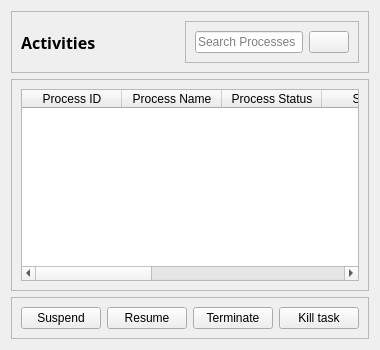
            <widget class="QWidget" name="activity">
             <layout class="QVBoxLayout" name="verticalLayout_6">
              <item>
               <widget class="QFrame" name="frame_2">
                <property name="frameShape">
                 <enum>QFrame::StyledPanel</enum>
                </property>
                <property name="frameShadow">
                 <enum>QFrame::Raised</enum>
                </property>
                <layout class="QHBoxLayout" name="horizontalLayout_10">
                 <item>
                  <widget class="QLabel" name="label_44">
                   <property name="font">
                    <font>
                     <family>Bahnschrift SemiBold</family>
                     <pointsize>12</pointsize>
                     <weight>75</weight>
                     <bold>true</bold>
                    </font>
                   </property>
                   <property name="text">
                    <string>Activities</string>
                   </property>
                  </widget>
                 </item>
                 <item alignment="Qt::AlignRight">
                  <widget class="QFrame" name="frame_5">
                   <property name="frameShape">
                    <enum>QFrame::StyledPanel</enum>
                   </property>
                   <property name="frameShadow">
                    <enum>QFrame::Raised</enum>
                   </property>
                   <layout class="QHBoxLayout" name="horizontalLayout_11">
                    <item>
                     <widget class="QLineEdit" name="activity_search">
                      <property name="placeholderText">
                       <string>Search Processes</string>
                      </property>
                     </widget>
                    </item>
                    <item>
                     <widget class="QPushButton" name="pushButton">
                      <property name="text">
                       <string/>
                      </property>
                      <property name="icon">
                       <iconset resource="../Python GUI/resources.qrc">
                        <normaloff>:/icons/icons/search.svg</normaloff>:/icons/icons/search.svg</iconset>
                      </property>
                     </widget>
                    </item>
                   </layout>
                  </widget>
                 </item>
                </layout>
               </widget>
              </item>
              <item>
               <widget class="QFrame" name="frame_3">
                <property name="frameShape">
                 <enum>QFrame::StyledPanel</enum>
                </property>
                <property name="frameShadow">
                 <enum>QFrame::Raised</enum>
                </property>
                <layout class="QVBoxLayout" name="verticalLayout_7">
                 <item>
                  <widget class="QTableWidget" name="tableWidget">
                   <property name="styleSheet">
                    <string notr="true"/>
                   </property>
                   <column>
                    <property name="text">
                     <string>Process ID</string>
                    </property>
                   </column>
                   <column>
                    <property name="text">
                     <string>Process Name</string>
                    </property>
                   </column>
                   <column>
                    <property name="text">
                     <string>Process Status</string>
                    </property>
                   </column>
                   <column>
                    <property name="text">
                     <string>Started</string>
                    </property>
                   </column>
                   <column>
                    <property name="text">
                     <string>Suspend</string>
                    </property>
                   </column>
                   <column>
                    <property name="text">
                     <string>Resume</string>
                    </property>
                   </column>
                   <column>
                    <property name="text">
                     <string>Terminate</string>
                    </property>
                   </column>
                   <column>
                    <property name="text">
                     <string>Kill</string>
                    </property>
                   </column>
                  </widget>
                 </item>
                </layout>
               </widget>
              </item>
              <item alignment="Qt::AlignBottom">
               <widget class="QFrame" name="frame_4">
                <property name="frameShape">
                 <enum>QFrame::StyledPanel</enum>
                </property>
                <property name="frameShadow">
                 <enum>QFrame::Raised</enum>
                </property>
                <layout class="QHBoxLayout" name="horizontalLayout_12">
                 <item>
                  <widget class="QPushButton" name="pushButton_4">
                   <property name="text">
                    <string>Suspend</string>
                   </property>
                  </widget>
                 </item>
                 <item>
                  <widget class="QPushButton" name="pushButton_5">
                   <property name="text">
                    <string>Resume</string>
                   </property>
                  </widget>
                 </item>
                 <item>
                  <widget class="QPushButton" name="pushButton_6">
                   <property name="text">
                    <string>Terminate</string>
                   </property>
                  </widget>
                 </item>
                 <item>
                  <widget class="QPushButton" name="pushButton_3">
                   <property name="text">
                    <string>Kill task</string>
                   </property>
                  </widget>
                 </item>
                </layout>
               </widget>
              </item>
             </layout>
            </widget>
